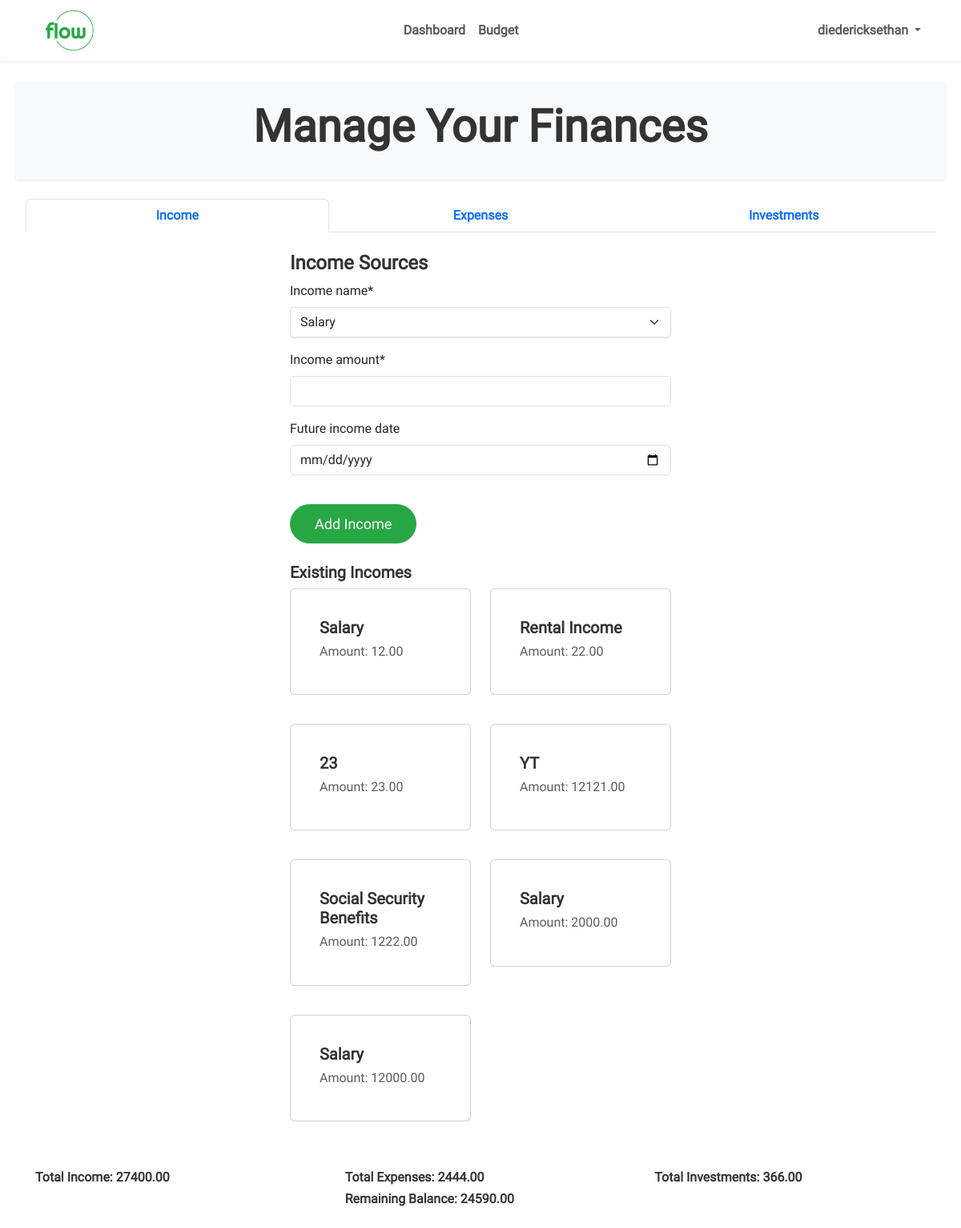
Before: /budget/ (signed in) with the older database file.
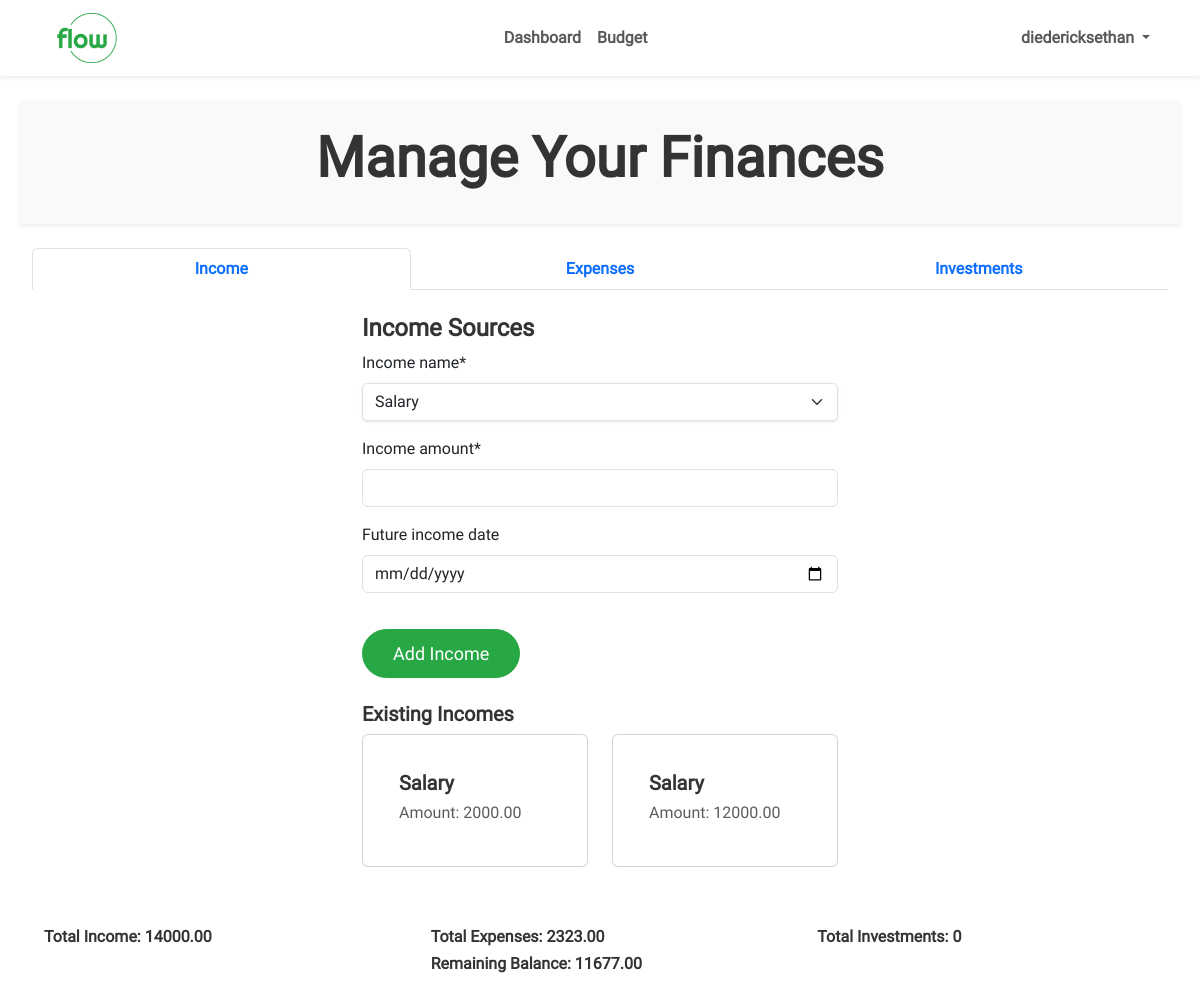
After: the same page with the newer database file.
### users/models.py (models this page shows)
class CustomUser(AbstractUser):
    pass

### budget/models.py (models this page shows, shortened)
class Income(models.Model):
    user = models.ForeignKey(get_user_model(), on_delete=models.CASCADE)
    income_name = models.CharField(max_length=150)
    income_amount = models.DecimalField(max_digits=10, decimal_places=2)
    date_created = models.DateField(auto_now_add=True)
    future_income_date = models.DateField('Future income date', blank=True, null=True)

### budget/views.py (the view, shortened to what this page needs)
# urls.py: path("budget/", views.BudgetView.as_view(), name="budget"),
class BudgetView(LoginRequiredMixin, View):
    template_name = "budget/budget.html"
    income_form_class = IncomeForm
    expense_form_class = ExpenseForm
    investment_form_class = InvestmentForm
    def get_total_amounts(self, user):
        incomes = Income.objects.filter(user=user)
        expenses = Expense.objects.filter(user=user)
        investments = Investment.objects.filter(user=user)
        total_income = sum(income.income_amount for income in incomes)
        total_expenses = sum(expense.expense_amount for expense in expenses)
        total_investments = sum(
            investment.investment_amount for investment in investments
        )
        return (
            total_income,
            total_expenses,
            total_investments,
            incomes,
            expenses,
            investments,
        )
    def get(self, request):
        user = request.user
        (
            total_income,
            total_expenses,
            total_investments,
            incomes,
            expenses,
            investments,
        ) = self.get_total_amounts(user)
        remaining_balance = total_income - total_expenses - total_investments
        income_sources = IncomeSource.objects.filter(user=user)
        income_form = self.income_form_class(user=user)
        income_form.fields["income_name"].queryset = income_sources
        expense_sources = ExpenseSource.objects.filter(user=user)
        expense_form = self.expense_form_class(user=user)
        expense_form.fields["expense_name"].queryset = expense_sources
        investment_sources = InvestmentSource.objects.filter(user=user)
        investment_form = self.investment_form_class(user=user)
        investment_form.fields["investment_name"].queryset = investment_sources
        context = {
            "incomes": incomes,
            "expenses": expenses,
            "investments": investments,
            "income_form": income_form,
            "expense_form": expense_form,
            "investment_form": investment_form,
            "total_income": total_income,
            "total_expenses": total_expenses,
            "total_investments": total_investments,
            "remaining_balance": remaining_balance,
        }
        return render(request, self.template_name, context)

### budget/forms.py
class IncomeForm(forms.ModelForm):
    def __init__(self, *args, **kwargs):
        user = kwargs.pop('user', None)
        super(IncomeForm, self).__init__(*args, **kwargs)
        income_sources = IncomeSource.objects.filter(user=user)
        choices = [(source.id, source.name) for source in income_sources]
        choices.append(('custom', 'Add Custom Income'))  # Add the custom option
        self.fields['income_name'] = forms.ChoiceField(choices=choices)
        self.fields['custom_income'] = forms.CharField(
            label='Custom Income', required=False)  # Make it optional
    class Meta:
        model = Income
        fields = ['income_name', 'income_amount', 'future_income_date']
        widgets = {
            'future_income_date': forms.DateInput(attrs={'type': 'date'}),
            'income_name': forms.Select(),
        }

class ExpenseForm(forms.ModelForm):
    def __init__(self, *args, **kwargs):
        user = kwargs.pop('user', None)
        super(ExpenseForm, self).__init__(*args, **kwargs)
        expense_sources = ExpenseSource.objects.filter(user=user)
        choices = [(source.id, source.name) for source in expense_sources]
        choices.append(('custom', 'Add Custom Expense'))  # Add the custom option
        self.fields['expense_name'] = forms.ChoiceField(choices=choices)
        self.fields['custom_expense'] = forms.CharField(
            label='Custom Expense', required=False)  # Make it optional
    class Meta:
        model = Expense
        fields = ['expense_name', 'expense_amount', 'future_expense_date']
        widgets = {
            'future_expense_date': forms.DateInput(attrs={'type': 'date'}),
            'expense_name': forms.Select(),
        }

### budget/templates/budget/budget.html (shortened to what this page needs)
{% extends '_base.html' %}
{% load static %}
{% load crispy_forms_tags %}
{% block content %}
<div class="budget-container">
    <header class="bg-light shadow-sm p-4 ">
        <div class="container-fluid ">
            <h1 class="display-4 text-center">Manage Your Finances</h1>
        </div>
    </header>
    <main class="container-fluid py-4">
        <ul class="nav nav-tabs nav-justified mb-4" id="financialTabs" role="tablist">
            <li class="nav-item">
                <a class="nav-link text-primary active" id="income-tab" data-toggle="tab" href="#income" role="tab" aria-controls="income" aria-selected="true" onclick="activateTab('income')">Income</a>
            </li>
            <li class="nav-item">
                <a class="nav-link text-primary" id="expenses-tab" data-toggle="tab" href="#expenses" role="tab" aria-controls="expenses" aria-selected="false" onclick="activateTab('expenses')">Expenses</a>
            </li>
            <li class="nav-item">
                <a class="nav-link text-primary" id="investments-tab" data-toggle="tab" href="#investments" role="tab" aria-controls="investments" aria-selected="false" onclick="activateTab('investments')">Investments</a>
            </li>
        </ul>
        <div class="tab-content" id="financialTabsContent">
            {% include "budget/income_tab.html" %}
        </div>
        <div class="row">
            <div class="col-md-4 p-4">
                <h4 class="h6">Total Income: {{ total_income }}</h4>
            </div>
            <div class="col-md-4 p-4">
                <h4 class="h6">Total Expenses: {{ total_expenses }}</h4>
                <h4 class="h6">Remaining Balance: {{ remaining_balance }}</h4>
            </div>
            <div class="col-md-4 p-4">
                <h4 class="h6">Total Investments: {{ total_investments }}</h4>
            </div>
        </div>
    </main>
</div>
{% endblock content %}

### templates/_base.html (shortened to what this page needs)
{% load static %}
<!DOCTYPE html>
<html lang="en">
<head>
    <link rel="stylesheet" href="https://cdnjs.cloudflare.com/ajax/libs/font-awesome/6.5.1/css/all.min.css" />
    <link href="https://cdn.jsdelivr.net/npm/bootstrap@5.3.2/dist/css/bootstrap.min.css" rel="stylesheet">
    <link rel="stylesheet" href="{% static 'css/main.css' %}">
    <link rel="stylesheet" href="{% static 'css/budget.css' %}">
    <link rel="stylesheet" href="{% static 'css/dashboard.css' %}">
    <link rel="stylesheet" href="{% static 'css/auth.css' %}">
</head>
<body>
    {% if user.is_authenticated %}
      {% include 'header.html' %}
    {% endif %}
    {% block content %}
    {% endblock content %}
  </body>
</html>

### templates/header.html (shortened to what this page needs)
{% load static %}
  <div class="container-fluid shadow-sm">
    <nav class="navbar navbar-expand-md navbar-white bg-white ">
      <div class="container">
        <a class="navbar-brand" href="{% url 'home' %}">
          <img src="{% static 'img/flow.png' %}" style="height: 50px; width: auto;" alt="Your Logo">
        </a>
        <div class="collapse navbar-collapse" id="navbarNavDropdown">
          <ul class="navbar-nav mx-auto">
            <li class="nav-item">
              <a class="nav-link " href="{% url 'dashboard' %}">Dashboard</a>
            </li>
            <li class="nav-item">
              <a class="nav-link" href="{% url 'budget' %}">Budget</a>
            </li>
          </ul>
          <ul class="navbar-nav">
            {% if user.is_authenticated %}
              <li class="nav-item dropdown">
                <a class="nav-link dropdown-toggle" href="#" role="button" data-bs-toggle="dropdown" aria-expanded="false">
                  {{ user.username }}
                </a>
              </li>
            {% endif %}
          </ul>
        </div>
      </div>
    </nav>
  </div>

### budget/templates/budget/income_tab.html (shortened to what this page needs)
{% load crispy_forms_tags %}
<div class="tab-pane fade show active" id="income" role="tabpanel" aria-labelledby="income-tab">
    <div class="container-fluid custom-container mt-4">
        <h2 class="h4">Income Sources</h2>
        <form method="post" id="incomeForm">
            <div class="form-group">
                {{ income_form.income_name|as_crispy_field }}
            </div>
            {{ income_form.income_amount|as_crispy_field }}
            {{ income_form.future_income_date|as_crispy_field }}
            <button type="submit" name="income_submit" class="btn btn-custom">Add Income</button>
        </form>
        <div class="mt-4">
            <h3 class="h5">Existing Incomes</h3>
            <div class="row">
                {% for income in incomes %}
                    <div class="col-md-6 mb-3">
                        <div class="card delete-item" data-item-id="{{ income.id }}" onclick="deleteItem('{{ income.id }}', 'income')">
                            <div class="card-body">
                                <h5 class="h5">{{ income.income_name }}</h5>
                                <p class="text-muted h6">Amount: {{ income.income_amount }}</p>
                            </div>
                        </div>
                    </div>
                {% empty %}
                    <div class="col-md-12" id="existingIncomesContainer">
                        <div class="card text-center p-3">
                            <p class="text-muted mb-0">No existing incomes</p>
                        </div>
                    </div>
                {% endfor %}
            </div>
        </div>
    </div>
</div>

### budget/templates/budget/expenses_tab.html (shortened to what this page needs)
{% load crispy_forms_tags %}

### budget/templates/budget/investments_tab.html (shortened to what this page needs)
{% load crispy_forms_tags %}

### static/css/main.css (style rules this page uses)
body { font-family: 'Roboto', sans-serif; }
h1, h2, h3 { font-family: 'Roboto', sans-serif; }
.btn { margin-top: 20px; padding: 10px 30px; font-size: 18px; border-radius: 30px; transition: all 0.3s ease; }
.navbar-nav a { position: relative; transition: color 0.3s ease-in-out; }
.navbar-nav a::before { content: ""; position: absolute; width: 100%; height: 2px; bottom: 0; left: 0; background-color: #28a745; visibility: hidden; transform: scaleX(0); transition: all 0.3s ease-in-out; }
.nav-link { font-weight: bold; }

### budget/static/css/budget.css (style rules this page uses)
@media (min-width: 992px) { .custom-container { width: 500px; margin: 0 auto; } }
.budget-container { border-radius: 10px; padding: 20px; margin: 5px auto; max-width: 1400px; }
.btn-custom { color: #fff; background-color: #28a745; border-color: #28a745; }
.budget-container h1, .budget-container h2, .budget-container h3, .budget-container h4, .budget-container h5 { font-family: 'Roboto', sans-serif; font-weight: bold; color: #333; }

### dashboard/static/css/dashboard.css (style rules this page uses)
.card { padding: 20px; margin-bottom: 20px; }
.form-select { border-radius: 5px; box-shadow: 0 1px 3px rgba(0, 0, 0, 0.1); }

Changed rows visible on the page:
removed Income: income_name "Salary", income_amount "12.00"
removed Income: income_name "Rental Income", income_amount "22.00"
removed Income: income_name "23", income_amount "23.00"
removed Income: income_name "YT", income_amount "12121.00"
removed Income: income_name "Social Security Benefits", income_amount "1222.00"
Other visible differences:
{{ total_income }}: "27400.00" → "14000.00"
{{ total_expenses }}: "2444.00" → "2323.00"
{{ remaining_balance }}: "24590.00" → "11677.00"
{{ total_investments }}: "366.00" → "0"
